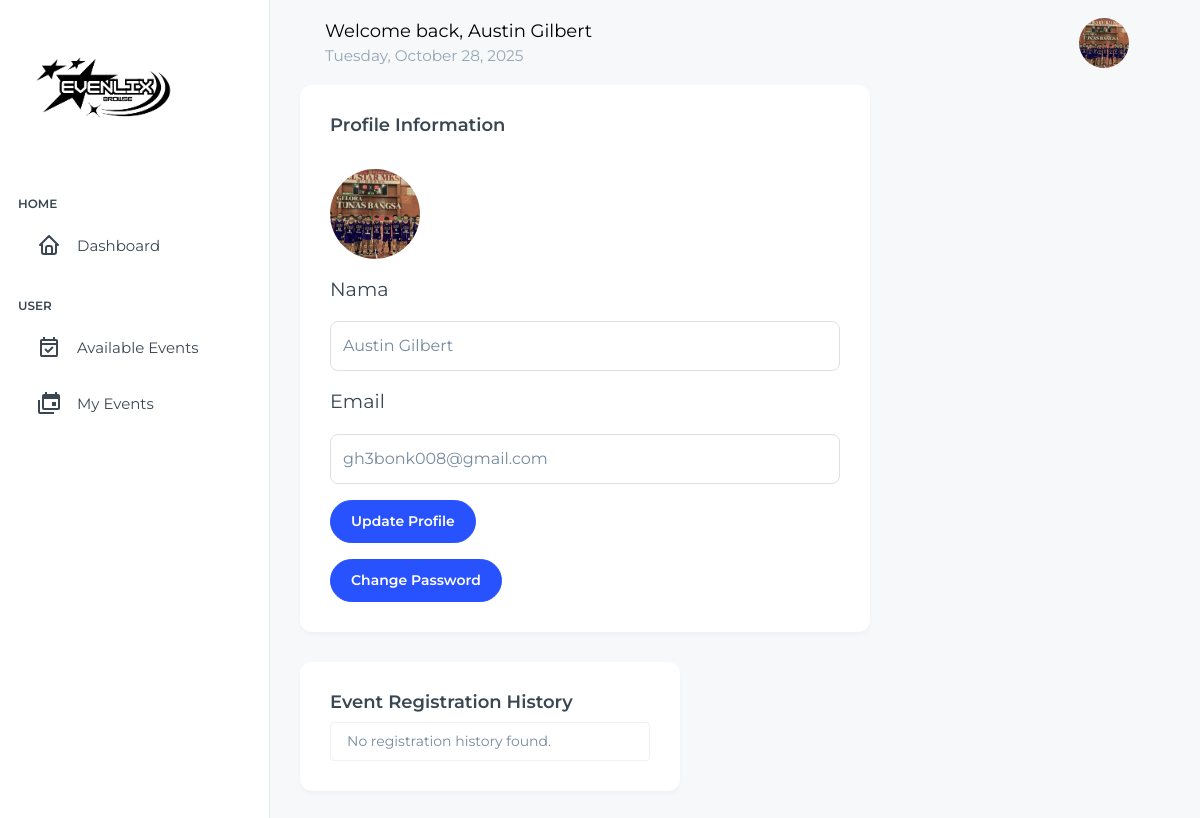
The page /profile.php (signed in) on the database as committed earlier.
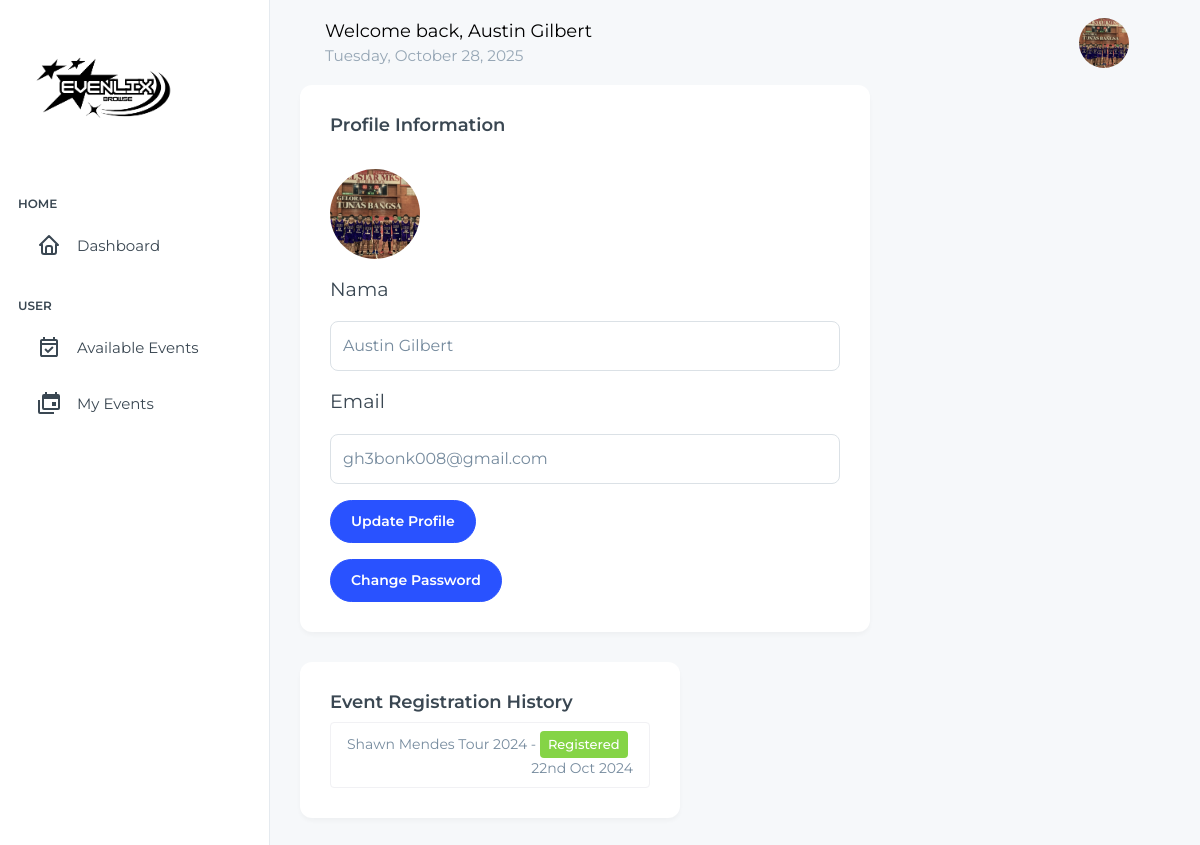
The same page on the database as committed later.
### tables this page shows
CREATE TABLE `registrations` (
  `registration_id` int(11) NOT NULL,
  `user_id` int(11) NOT NULL,
  `event_id` int(11) NOT NULL,
  `registration_date` timestamp NOT NULL DEFAULT current_timestamp(),
  `tickets` int(11) NOT NULL DEFAULT 1
);

CREATE TABLE `events` (
  `id_events` int(11) NOT NULL,
  `event_name` varchar(255) NOT NULL,
  `date_time` datetime NOT NULL,
  `max_capacity` int(11) NOT NULL,
  `location` varchar(225) NOT NULL,
  `description` text NOT NULL,
  `photo` varchar(225) NOT NULL,
  `created_at` timestamp NOT NULL DEFAULT current_timestamp(),
  `status` varchar(30) DEFAULT NULL
);

### profile.php (the view, shortened to what the changed rows need)
<!doctype html>
<html lang="en">
<head>
    <link rel="stylesheet" href="../assets/css/styles.min.css" />
</head>
<body>
    <div class="page-wrapper" id="main-wrapper" data-layout="vertical" data-navbarbg="skin6" data-sidebartype="full"
        data-sidebar-position="fixed" data-header-position="fixed">
        <div class="body-wrapper">
            <?php include 'header.php' ?>
            <div class="container-fluid">
                <div class="row">
                    <div class="col-lg-8">
                        <?php
                            $userId = $_SESSION['user_id'];
                            require "connect.php";
                            $sql = "SELECT r.registration_id, r.registration_date, e.event_name
                                    FROM registrations r
                                    JOIN events e ON r.event_id = e.id_events
                                    WHERE r.user_id = ?
                                    ORDER BY r.registration_date DESC";
                            $stmt = $conn->prepare($sql);
                            $stmt->bind_param("i", $userId);
                            $stmt->execute();
                            $result = $stmt->get_result();
                            ?>
                            <div class="col-lg-8 mt-4">
                                <div class="card">
                                    <div class="card-body">
                                        <ul class="list-group">
                                            <?php if ($result->num_rows > 0): ?>
                                                <?php while ($row = $result->fetch_assoc()): ?>
                                                    <li class="list-group-item">
                                                        <?php echo htmlspecialchars($row['event_name']); ?> -
                                                        <span class="badge bg-success">Registered</span>
                                                        <span class="float-end"><?php echo date('jS M Y', strtotime($row['registration_date'])); ?></span>
                                                    </li>
                                                <?php endwhile; ?>
                                            <?php else: ?>
                                                <li class="list-group-item">No registration history found.</li>
                                            <?php endif; ?>
                                        </ul>
                                    </div>
                                </div>
                            </div>
                    </div>
                </div>
            </div>
        </div>
</body>
</html>

Rows that differ between the two databases and show on the page:
added registrations: event.event_name "Shawn Mendes Tour 2024", registration_date "22nd Oct 2024"
Other text that changed with them:
text no longer shown: "No registration history found."
